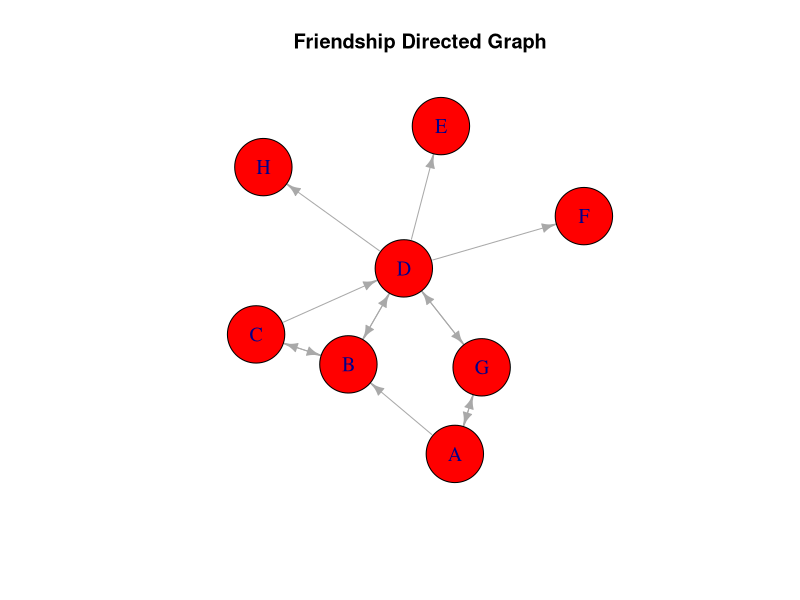

The R script that drew this image:
# Mr. A considers Ms. B a friend, but she doesn’t like him back. She
# has a reciprocal friendship with both C and D, but only C con-
# siders D a friend. D has also sent friend requests to E, F, G, and
# H but, so far, only G replied. G also has a reciprocal relationship
# with A. Draw the corresponding directed graph.

library(here)
library(igraph)

# Solution

# Creating edges
edges <- c(
  "A", "B",
  "A", "G",
  "B", "C",
  "B", "D",
  "C", "B",
  "C", "D",
  "D", "B",
  "D", "E",
  "D", "F",
  "D", "G",
  "D", "H",
  "G", "D",
  "G", "A"
)

# Creating the directed graph
g <- make_graph(edges = edges, directed = TRUE)

# Drawing the graph's plot
plot(
  g,
  vertex.size = 35,
  vertex.color = "red",
  vertex.label.cex = 1.2,
  edge.arrow.size = 0.7,
  main = "Friendship Directed Graph"
)
